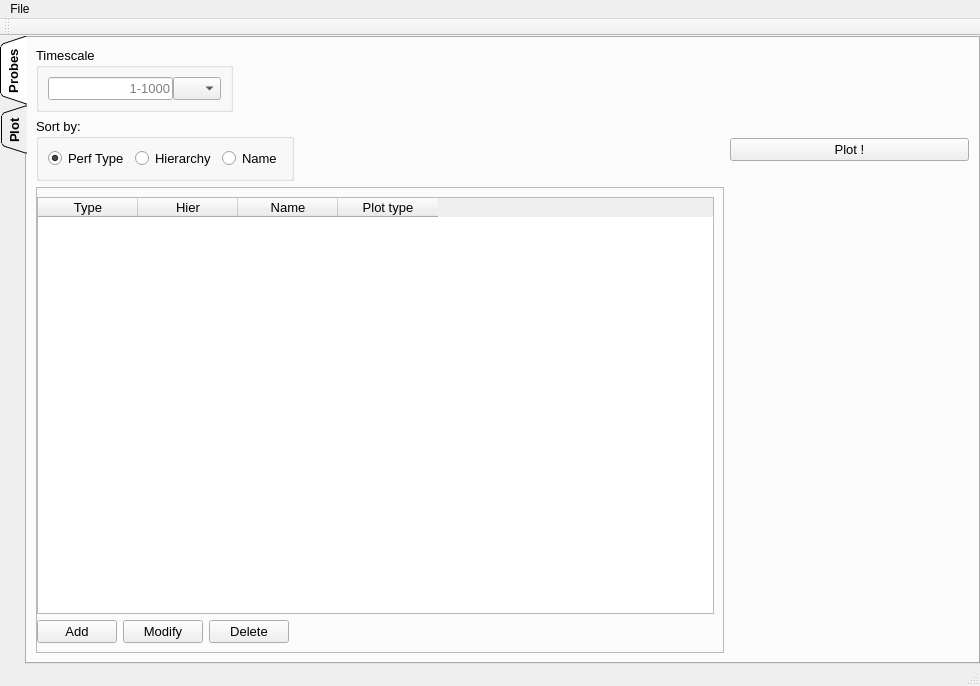
<?xml version="1.0" encoding="UTF-8"?>
<ui version="4.0">
 <class>MainWindow</class>
 <widget class="QMainWindow" name="MainWindow">
  <property name="windowModality">
   <enum>Qt::NonModal</enum>
  </property>
  <property name="geometry">
   <rect>
    <x>0</x>
    <y>0</y>
    <width>980</width>
    <height>686</height>
   </rect>
  </property>
  <property name="sizePolicy">
   <sizepolicy hsizetype="Preferred" vsizetype="Preferred">
    <horstretch>0</horstretch>
    <verstretch>0</verstretch>
   </sizepolicy>
  </property>
  <property name="windowTitle">
   <string>Perf Report Tool</string>
  </property>
  <property name="locale">
   <locale language="English" country="UnitedStates"/>
  </property>
  <property name="tabShape">
   <enum>QTabWidget::Rounded</enum>
  </property>
  <widget class="QWidget" name="centralwidget">
   <layout class="QVBoxLayout" name="verticalLayout">
    <property name="spacing">
     <number>0</number>
    </property>
    <property name="leftMargin">
     <number>0</number>
    </property>
    <property name="topMargin">
     <number>0</number>
    </property>
    <property name="rightMargin">
     <number>0</number>
    </property>
    <property name="bottomMargin">
     <number>0</number>
    </property>
    <item>
     <widget class="QTabWidget" name="tabWidget">
      <property name="font">
       <font>
        <family>Microsoft YaHei UI</family>
        <pointsize>10</pointsize>
        <bold>true</bold>
       </font>
      </property>
      <property name="autoFillBackground">
       <bool>false</bool>
      </property>
      <property name="tabPosition">
       <enum>QTabWidget::West</enum>
      </property>
      <property name="tabShape">
       <enum>QTabWidget::Triangular</enum>
      </property>
      <property name="currentIndex">
       <number>0</number>
      </property>
      <property name="iconSize">
       <size>
        <width>40</width>
        <height>40</height>
       </size>
      </property>
      <property name="usesScrollButtons">
       <bool>true</bool>
      </property>
      <property name="documentMode">
       <bool>false</bool>
      </property>
      <property name="tabsClosable">
       <bool>false</bool>
      </property>
      <widget class="QWidget" name="probes">
       <property name="font">
        <font>
         <family>Microsoft YaHei UI</family>
         <pointsize>10</pointsize>
         <bold>false</bold>
        </font>
       </property>
       <attribute name="title">
        <string>Probes</string>
       </attribute>
       <layout class="QGridLayout" name="gridLayout_3">
        <item row="1" column="3">
         <widget class="QPushButton" name="plot_button">
          <property name="text">
           <string>Plot !</string>
          </property>
         </widget>
        </item>
        <item row="2" column="0" colspan="3">
         <widget class="QFrame" name="frame">
          <property name="frameShape">
           <enum>QFrame::StyledPanel</enum>
          </property>
          <property name="frameShadow">
           <enum>QFrame::Raised</enum>
          </property>
          <layout class="QGridLayout" name="gridLayout">
           <property name="leftMargin">
            <number>0</number>
           </property>
           <item row="1" column="2">
            <widget class="QPushButton" name="pushButton_2">
             <property name="sizePolicy">
              <sizepolicy hsizetype="Fixed" vsizetype="Fixed">
               <horstretch>0</horstretch>
               <verstretch>0</verstretch>
              </sizepolicy>
             </property>
             <property name="text">
              <string>Delete</string>
             </property>
            </widget>
           </item>
           <item row="0" column="0" colspan="4">
            <widget class="QTableWidget" name="tableWidget_probes">
             <property name="selectionBehavior">
              <enum>QAbstractItemView::SelectRows</enum>
             </property>
             <property name="sortingEnabled">
              <bool>true</bool>
             </property>
             <column>
              <property name="text">
               <string>Type</string>
              </property>
             </column>
             <column>
              <property name="text">
               <string>Hier</string>
              </property>
             </column>
             <column>
              <property name="text">
               <string>Name</string>
              </property>
             </column>
             <column>
              <property name="text">
               <string>Plot type</string>
              </property>
             </column>
            </widget>
           </item>
           <item row="1" column="0">
            <widget class="QPushButton" name="pushButton">
             <property name="sizePolicy">
              <sizepolicy hsizetype="Fixed" vsizetype="Fixed">
               <horstretch>0</horstretch>
               <verstretch>0</verstretch>
              </sizepolicy>
             </property>
             <property name="text">
              <string>Add</string>
             </property>
            </widget>
           </item>
           <item row="1" column="1">
            <widget class="QPushButton" name="pushButton_3">
             <property name="sizePolicy">
              <sizepolicy hsizetype="Fixed" vsizetype="Fixed">
               <horstretch>0</horstretch>
               <verstretch>0</verstretch>
              </sizepolicy>
             </property>
             <property name="text">
              <string>Modify</string>
             </property>
            </widget>
           </item>
          </layout>
         </widget>
        </item>
        <item row="1" column="0" colspan="3">
         <widget class="QGroupBox" name="groupBox">
          <property name="sizePolicy">
           <sizepolicy hsizetype="Fixed" vsizetype="Fixed">
            <horstretch>0</horstretch>
            <verstretch>0</verstretch>
           </sizepolicy>
          </property>
          <property name="title">
           <string>Sort by:</string>
          </property>
          <layout class="QHBoxLayout" name="horizontalLayout">
           <item>
            <widget class="QRadioButton" name="radioButton_typeView">
             <property name="text">
              <string>Perf Type</string>
             </property>
             <property name="checked">
              <bool>true</bool>
             </property>
             <property name="autoExclusive">
              <bool>true</bool>
             </property>
             <attribute name="buttonGroup">
              <string notr="true">buttonGroup</string>
             </attribute>
            </widget>
           </item>
           <item>
            <widget class="QRadioButton" name="radioButton_hierView">
             <property name="text">
              <string>Hierarchy</string>
             </property>
             <attribute name="buttonGroup">
              <string notr="true">buttonGroup</string>
             </attribute>
            </widget>
           </item>
           <item>
            <widget class="QRadioButton" name="radioButton_nameView">
             <property name="text">
              <string>Name</string>
             </property>
             <attribute name="buttonGroup">
              <string notr="true">buttonGroup</string>
             </attribute>
            </widget>
           </item>
          </layout>
         </widget>
        </item>
        <item row="0" column="0">
         <widget class="QGroupBox" name="groupBox_2">
          <property name="sizePolicy">
           <sizepolicy hsizetype="Fixed" vsizetype="Fixed">
            <horstretch>0</horstretch>
            <verstretch>0</verstretch>
           </sizepolicy>
          </property>
          <property name="title">
           <string>Timescale</string>
          </property>
          <layout class="QHBoxLayout" name="horizontalLayout_2">
           <property name="spacing">
            <number>0</number>
           </property>
           <item>
            <widget class="QLineEdit" name="lineEdit_timescale">
             <property name="sizePolicy">
              <sizepolicy hsizetype="Fixed" vsizetype="Fixed">
               <horstretch>0</horstretch>
               <verstretch>0</verstretch>
              </sizepolicy>
             </property>
             <property name="maximumSize">
              <size>
               <width>150</width>
               <height>16777215</height>
              </size>
             </property>
             <property name="inputMask">
              <string notr="true"/>
             </property>
             <property name="maxLength">
              <number>32767</number>
             </property>
             <property name="frame">
              <bool>true</bool>
             </property>
             <property name="echoMode">
              <enum>QLineEdit::Normal</enum>
             </property>
             <property name="alignment">
              <set>Qt::AlignRight|Qt::AlignTrailing|Qt::AlignVCenter</set>
             </property>
             <property name="placeholderText">
              <string>1-1000</string>
             </property>
             <property name="clearButtonEnabled">
              <bool>false</bool>
             </property>
            </widget>
           </item>
           <item>
            <widget class="QComboBox" name="comboBox_timescale">
             <property name="sizePolicy">
              <sizepolicy hsizetype="Fixed" vsizetype="Fixed">
               <horstretch>0</horstretch>
               <verstretch>0</verstretch>
              </sizepolicy>
             </property>
             <property name="editable">
              <bool>false</bool>
             </property>
             <property name="currentText">
              <string/>
             </property>
             <property name="currentIndex">
              <number>-1</number>
             </property>
             <property name="insertPolicy">
              <enum>QComboBox::NoInsert</enum>
             </property>
             <property name="placeholderText">
              <string>--</string>
             </property>
             <property name="duplicatesEnabled">
              <bool>true</bool>
             </property>
             <property name="frame">
              <bool>true</bool>
             </property>
             <property name="modelColumn">
              <number>0</number>
             </property>
             <item>
              <property name="text">
               <string>fs</string>
              </property>
             </item>
             <item>
              <property name="text">
               <string>ps</string>
              </property>
             </item>
             <item>
              <property name="text">
               <string>ns</string>
              </property>
             </item>
             <item>
              <property name="text">
               <string>us</string>
              </property>
             </item>
             <item>
              <property name="text">
               <string>ms</string>
              </property>
             </item>
            </widget>
           </item>
          </layout>
         </widget>
        </item>
       </layout>
      </widget>
      <widget class="QWidget" name="plot">
       <property name="font">
        <font>
         <family>Microsoft YaHei UI</family>
         <pointsize>9</pointsize>
         <bold>false</bold>
        </font>
       </property>
       <attribute name="title">
        <string>Plot</string>
       </attribute>
       <layout class="QGridLayout" name="gridLayout_2">
        <item row="0" column="0">
         <widget class="QLabel" name="label_2">
          <property name="text">
           <string>Time Starts:</string>
          </property>
          <property name="buddy">
           <cstring>lineEdit</cstring>
          </property>
         </widget>
        </item>
        <item row="0" column="1">
         <widget class="QLineEdit" name="lineEdit"/>
        </item>
        <item row="0" column="2">
         <widget class="QComboBox" name="comboBox"/>
        </item>
        <item row="1" column="0">
         <widget class="QLabel" name="label_3">
          <property name="text">
           <string>Time Stops:</string>
          </property>
          <property name="buddy">
           <cstring>lineEdit_2</cstring>
          </property>
         </widget>
        </item>
        <item row="1" column="1">
         <widget class="QLineEdit" name="lineEdit_2"/>
        </item>
        <item row="1" column="2">
         <widget class="QComboBox" name="comboBox_2"/>
        </item>
       </layout>
      </widget>
     </widget>
    </item>
   </layout>
  </widget>
  <widget class="QMenuBar" name="menubar">
   <property name="enabled">
    <bool>true</bool>
   </property>
   <property name="geometry">
    <rect>
     <x>0</x>
     <y>0</y>
     <width>980</width>
     <height>21</height>
    </rect>
   </property>
   <property name="nativeMenuBar">
    <bool>true</bool>
   </property>
   <widget class="QMenu" name="menuFile">
    <property name="title">
     <string>File</string>
    </property>
    <addaction name="actionLoad_Report_File"/>
    <addaction name="actionLoad_Cfg_File"/>
    <addaction name="actionSave_Cfg_File"/>
    <addaction name="actionExit"/>
   </widget>
   <addaction name="menuFile"/>
  </widget>
  <widget class="QStatusBar" name="statusbar"/>
  <widget class="QToolBar" name="toolBar">
   <property name="windowTitle">
    <string>toolBar</string>
   </property>
   <attribute name="toolBarArea">
    <enum>TopToolBarArea</enum>
   </attribute>
   <attribute name="toolBarBreak">
    <bool>false</bool>
   </attribute>
  </widget>
  <action name="actionLoad_Report_File">
   <property name="text">
    <string>Open Report File</string>
   </property>
  </action>
  <action name="actionLoad_Cfg_File">
   <property name="text">
    <string>Open Cfg File</string>
   </property>
  </action>
  <action name="actionExit">
   <property name="text">
    <string>Exit</string>
   </property>
  </action>
  <action name="actionSave_Cfg_File">
   <property name="text">
    <string>Save Cfg File</string>
   </property>
  </action>
 </widget>
 <resources/>
 <connections/>
 <buttongroups>
  <buttongroup name="buttonGroup"/>
 </buttongroups>
</ui>
